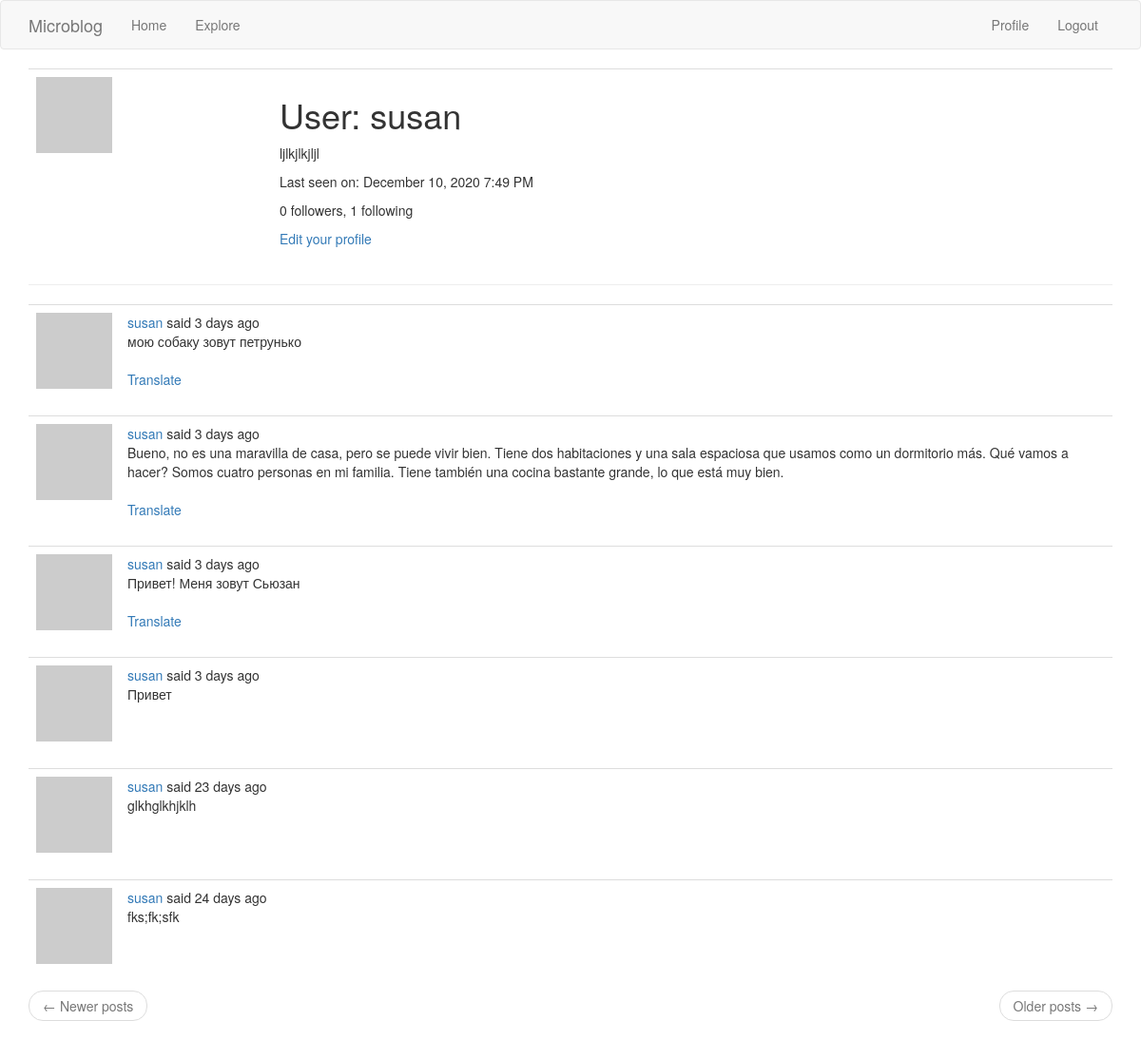
Page /user/susan (signed in) on the committed database.
### app/models.py (models this page shows, shortened)
class User(UserMixin, db.Model):
    id = db.Column(db.Integer, primary_key=True)
    username = db.Column(db.String(64), index=True, unique=True)
    email = db.Column(db.String(120), index=True, unique=True)
    password_hash = db.Column(db.String(128))
    posts = db.relationship('Post', backref='author', lazy='dynamic')
    about_me = db.Column(db.String(140))
    last_seen = db.Column(db.DateTime, default=datetime.utcnow)
    followed = db.relationship(
        'User', secondary=followers,
        primaryjoin=(followers.c.follower_id == id),
        secondaryjoin=(followers.c.followed_id == id),
        backref=db.backref('followers', lazy='dynamic'), lazy='dynamic')
    def avatar(self, size):
        digest = md5(self.email.lower().encode('utf-8')).hexdigest()
        return 'https://www.gravatar.com/avatar/{}?d=identicon&s={}'.format(
            digest, size)

class Post(db.Model):
    id = db.Column(db.Integer, primary_key=True)
    body = db.Column(db.String(140))
    timestamp = db.Column(db.DateTime, index=True, default=datetime.utcnow)
    user_id = db.Column(db.Integer, db.ForeignKey('user.id'))
    language = db.Column(db.String(5))

### app/routes.py (the view)
@app.route('/user/<username>')
@login_required
def user(username):
    user = User.query.filter_by(username=username).first_or_404()
    page = request.args.get('page', 1, type=int)
    posts = user.posts.order_by(Post.timestamp.desc()).paginate(
        page, app.config['POSTS_PER_PAGE'], False)
    next_url = url_for('user', username=user.username, page=posts.next_num) \
        if posts.has_next else None
    prev_url = url_for('user', username=user.username, page=posts.prev_num) \
        if posts.has_prev else None
    form = EmptyForm()
    return render_template('user.html', user=user, posts=posts.items,
                           next_url=next_url, prev_url=prev_url)

### app/models.py (called while the page is built)
@login.user_loader
def load_user(id):
    return User.query.get(int(id))

### app/routes.py (called while the page is built)
@app.before_request
def before_request():
    if current_user.is_authenticated:
        current_user.last_seen = datetime.utcnow()
        db.session.commit()
    g.locale = str(get_locale())

### app/templates/user.html (shortened to what this page needs)
{% extends "base.html" %}
{% block app_content %}
    <table class="table table-hover">
        <tr>
            <td width="256px"><img src="{{ user.avatar(256) }}"></td>
            <td>
                <h1>{{ _('User') }}: {{ user.username }}</h1>
                {% if user.about_me %}<p>{{ user.about_me }}</p>{% endif %}
                {% if user.last_seen %}
                <p>{{ _('Last seen on') }}: {{ moment(user.last_seen).format('LLL') }}</p>
                {% endif %}
                <p>{{ _('%(count)d followers', count=user.followers.count()) }}, {{ _('%(count)d following', count=user.followed.count()) }}</p>
                {% if user == current_user %}
                <p><a href="{{ url_for('edit_profile') }}">Edit your profile</a></p>
                {% endif %}
            </td>
        </tr>
    </table>
    <hr>
    {% for post in posts %}
        {% include '_post.html' %}
    {% endfor %}
    <nav aria-label="...">
        <ul class="pager">
            <li class="previous{% if not prev_url %} disabled{% endif %}">
                <a href="{{ prev_url or '#' }}">
                    <span aria-hidden="true">&larr;</span> {{ _('Newer posts') }}
                </a>
            </li>
            <li class="next{% if not next_url %} disabled{% endif %}">
                <a href="{{ next_url or '#' }}">
                    {{ _('Older posts') }} <span aria-hidden="true">&rarr;</span>
                </a>
            </li>
        </ul>
    </nav>
{% endblock %}

### app/templates/_post.html (shortened to what this page needs)
<table class="table table-hover">
        <tr>
            <td width="70px">
                <a href="{{ url_for('user', username=post.author.username) }}">
                    <img src="{{ post.author.avatar(70) }}" />
                </a>
            </td>
            <td>
                {{ _('%(username)s said %(when)s',
                    username=user_link, when=moment(post.timestamp).fromNow()) }}
                <br>
                <span id="post{{ post.id }}">{{ post.body }}</span>
                {% if post.language and post.language != g.locale %}
                <br><br>
                <span id="translation{{ post.id }}">
                    <a href="javascript:translate(
                                '#post{{ post.id }}',
                                '#translation{{ post.id }}',
                                '{{ post.language }}',
                                '{{ g.locale }}');">{{ _('Translate') }}</a>
                </span>
                {% endif %}
            </td>
        </tr>
</table>

### rows in the picture
User: username "susan", about_me "ljlkjlkjljl", last_seen "December 10, 2020 7:49 PM"
Post: body "мою собаку зовут петрунько"
Post: body "Bueno, no es una maravilla de casa, pero se puede vivir bien. Tiene dos habitaciones y una sala espaciosa que usamos como un dormitorio más. Qué vamos a hacer? Somos cuatro personas en mi familia. Tiene también una cocina bastante grande, lo que está muy bien."
Post: body "Привет! Меня зовут Сьюзан"
Post: body "Привет"
Post: body "glkhglkhjklh"
Post: body "fks;fk;sfk"
